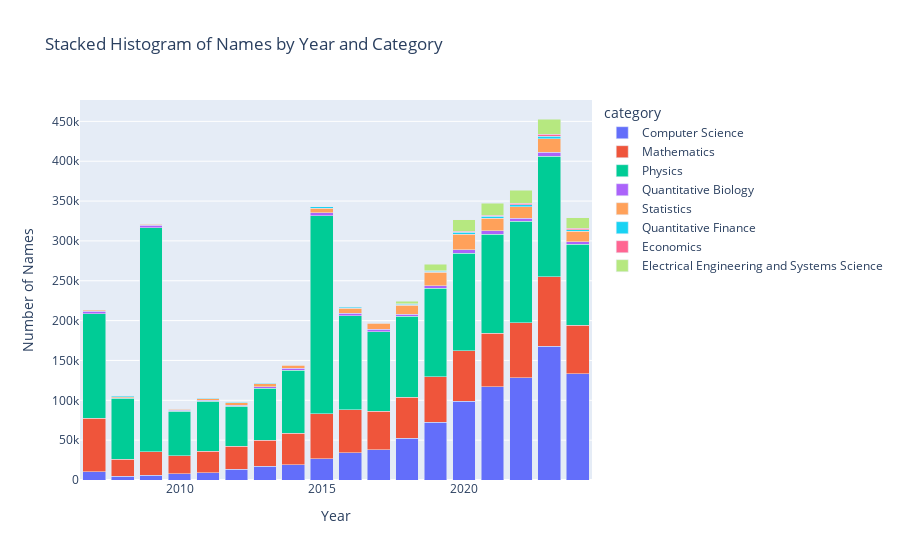

Here is the notebook cell this chart was saved with:
### Code cell
arxiv_metadata_plot = arxiv_metadata[['id', 'categories', 'year']]
arxiv_metadata_plot = arxiv_metadata_plot.assign(category=arxiv_metadata_plot['categories'].str.split(' ')).explode('category')
arxiv_metadata_plot['category'] = arxiv_metadata_plot['category'].apply(lambda x: get_category(x))

# Group by year and category, then count papers
arxiv_metadata_plot = arxiv_metadata_plot.groupby(['year', 'category']).size().reset_index(name='count')

# Plot stacked histogram using Plotly
fig = px.bar(arxiv_metadata_plot, x='year', y='count', color='category',
             title='Stacked Histogram of Papers by Year and Category',
             labels={'year': 'Year', 'count': 'Number of Papers'},
             barmode='stack')

fig.show()

### Figure 1 — Plotly figure (JSON) as saved in the notebook; plotly's stock layout.template omitted (floating-point values rounded to 4 significant figures)
{"data": [{"alignmentgroup": "True", "hovertemplate": "category=Computer Science<br>Year=%{x}<br>Number of Names=%{y}<extra></extra>", "legendgroup": "Computer Science", "marker": {"color": "#636efa", "pattern": {"shape": ""}}, "name": "Computer Science", "offsetgroup": "Computer Science", "orientation": "v", "showlegend": true, "textposition": "auto", "type": "bar", "x": [2007, 2008, 2009, 2010, 2011, 2012, 2013, 2014, 2015, 2016, 2017, 2018, 2019, 2020, 2021, 2022, 2023, 2024], "xaxis": "x", "y": [10586, 4585, 6255, 7728, 9300, 13418, 16962, 19082, 26586, 34456, 38008, 52279, 72264, 99025, 117075, 128314, 168096, 133597], "yaxis": "y"}, {"alignmentgroup": "True", "hovertemplate": "category=Mathematics<br>Year=%{x}<br>Number of Names=%{y}<extra></extra>", "legendgroup": "Mathematics", "marker": {"color": "#EF553B", "pattern": {"shape": ""}}, "name": "Mathematics", "offsetgroup": "Mathematics", "orientation": "v", "showlegend": true, "textposition": "auto", "type": "bar", "x": [2007, 2008, 2009, 2010, 2011, 2012, 2013, 2014, 2015, 2016, 2017, 2018, 2019, 2020, 2021, 2022, 2023, 2024], "xaxis": "x", "y": [66818, 21554, 29244, 22472, 26528, 29169, 33140, 39888, 56535, 53632, 48164, 51757, 57604, 63165, 66782, 69141, 87194, 60299], "yaxis": "y"}, {"alignmentgroup": "True", "hovertemplate": "category=Physics<br>Year=%{x}<br>Number of Names=%{y}<extra></extra>", "legendgroup": "Physics", "marker": {"color": "#00cc96", "pattern": {"shape": ""}}, "name": "Physics", "offsetgroup": "Physics", "orientation": "v", "showlegend": true, "textposition": "auto", "type": "bar", "x": [2007, 2008, 2009, 2010, 2011, 2012, 2013, 2014, 2015, 2016, 2017, 2018, 2019, 2020, 2021, 2022, 2023, 2024], "xaxis": "x", "y": [130979, 76302, 280911, 56240, 62885, 49732, 64748, 78718, 248411, 117987, 100106, 101154, 110825, 122449, 124706, 127101, 151244, 101998], "yaxis": "y"}, {"alignmentgroup": "True", "hovertemplate": "category=Quantitative Biology<br>Year=%{x}<br>Number of Names=%{y}<extra></extra>", "legendgroup": "Quantitative Biology", "marker": {"color": "#ab63fa", "pattern": {"shape": ""}}, "name": "Quantitative Biology", "offsetgroup": "Quantitative Biology", "orientation": "v", "showlegend": true, "textposition": "auto", "type": "bar", "x": [2007, 2008, 2009, 2010, 2011, 2012, 2013, 2014, 2015, 2016, 2017, 2018, 2019, 2020, 2021, 2022, 2023, 2024], "xaxis": "x", "y": [3399, 993, 3043, 1099, 1236, 1590, 2317, 2244, 4114, 3114, 2824, 2916, 3274, 4504, 4066, 3833, 4727, 3235], "yaxis": "y"}, {"alignmentgroup": "True", "hovertemplate": "category=Statistics<br>Year=%{x}<br>Number of Names=%{y}<extra></extra>", "legendgroup": "Statistics", "marker": {"color": "#FFA15A", "pattern": {"shape": ""}}, "name": "Statistics", "offsetgroup": "Statistics", "orientation": "v", "showlegend": true, "textposition": "auto", "type": "bar", "x": [2007, 2008, 2009, 2010, 2011, 2012, 2013, 2014, 2015, 2016, 2017, 2018, 2019, 2020, 2021, 2022, 2023, 2024], "xaxis": "x", "y": [1208, 1104, 1339, 1338, 1817, 3018, 3418, 3853, 5577, 6258, 7523, 11408, 16634, 19482, 15526, 14515, 17102, 12686], "yaxis": "y"}, {"alignmentgroup": "True", "hovertemplate": "category=Quantitative Finance<br>Year=%{x}<br>Number of Names=%{y}<extra></extra>", "legendgroup": "Quantitative Finance", "marker": {"color": "#19d3f3", "pattern": {"shape": ""}}, "name": "Quantitative Finance", "offsetgroup": "Quantitative Finance", "orientation": "v", "showlegend": true, "textposition": "auto", "type": "bar", "x": [2008, 2009, 2010, 2011, 2012, 2013, 2014, 2015, 2016, 2017, 2018, 2019, 2020, 2021, 2022, 2023, 2024], "xaxis": "x", "y": [1002, 916, 559, 566, 624, 776, 914, 1327, 1187, 1042, 1271, 1527, 2124, 2532, 2361, 2925, 2106], "yaxis": "y"}, {"alignmentgroup": "True", "hovertemplate": "category=Economics<br>Year=%{x}<br>Number of Names=%{y}<extra></extra>", "legendgroup": "Economics", "marker": {"color": "#FF6692", "pattern": {"shape": ""}}, "name": "Economics", "offsetgroup": "Economics", "orientation": "v", "showlegend": true, "textposition": "auto", "type": "bar", "x": [2017, 2018, 2019, 2020, 2021, 2022, 2023, 2024], "xaxis": "x", "y": [75, 400, 662, 1236, 1753, 1806, 2429, 1930], "yaxis": "y"}, {"alignmentgroup": "True", "hovertemplate": "category=Electrical Engineering and Systems Science<br>Year=%{x}<br>Number of Names=%{y}<extra></extra>", "legendgroup": "Electrical Engineering and Systems Science", "marker": {"color": "#B6E880", "pattern": {"shape": ""}}, "name": "Electrical Engineering and Systems Science", "offsetgroup": "Electrical Engineering and Systems Science", "orientation": "v", "showlegend": true, "textposition": "auto", "type": "bar", "x": [2017, 2018, 2019, 2020, 2021, 2022, 2023, 2024], "xaxis": "x", "y": [398, 2953, 7815, 14705, 15079, 16677, 19241, 13240], "yaxis": "y"}], "layout": {"autosize": true, "barmode": "stack", "legend": {"title": {"text": "category"}, "tracegroupgap": 0}, "title": {"text": "Stacked Histogram of Names by Year and Category"}, "xaxis": {"anchor": "y", "autorange": true, "domain": [0, 1], "range": [2006.0, 2024.0], "title": {"text": "Year"}, "type": "linear"}, "yaxis": {"anchor": "x", "autorange": true, "domain": [0, 1], "range": [0, 476800.0], "title": {"text": "Number of Names"}, "type": "linear"}}}
